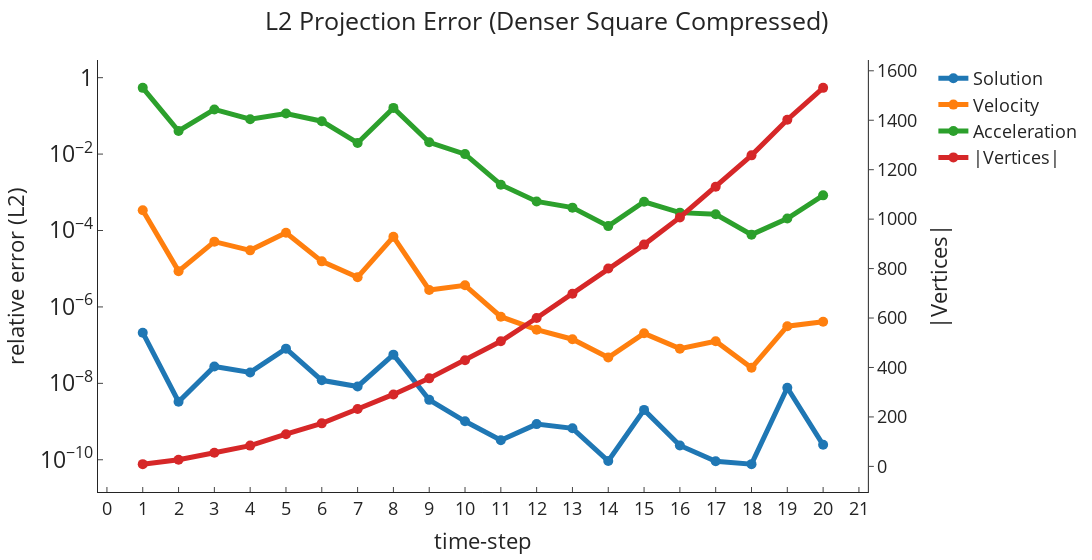

Notebook code cell kept with this figure:
### Code cell
csv = """
L2_Projection_Error, 2.1157472566472943e-07, 0.00033851956106356834, 0.5416312977017085, 9
L2_Projection_Error, 3.3001834478946404e-09, 8.642922092520455e-06, 0.04019450342071, 27
L2_Projection_Error, 2.759413434286533e-08, 5.1169655759564974e-05, 0.1476052931322468, 55
L2_Projection_Error, 1.9299632059730185e-08, 3.0271827055755772e-05, 0.08166328540160267, 84
L2_Projection_Error, 8.088068370751819e-08, 8.75259409729358e-05, 0.1150260324773497, 130
L2_Projection_Error, 1.1995104895120471e-08, 1.5594548232510682e-05, 0.07248760947058076, 174
L2_Projection_Error, 8.28593932453023e-09, 5.9685940384552e-06, 0.019590025879088306, 232
L2_Projection_Error, 5.643529204975433e-08, 6.826305006923509e-05, 0.16187348814170088, 291
L2_Projection_Error, 3.6993072341558906e-09, 2.781801080448552e-06, 0.020322824815569573, 356
L2_Projection_Error, 1.0136555378697117e-09, 3.68889388481492e-06, 0.009996976290799302, 429
L2_Projection_Error, 3.250972829715192e-10, 5.552316697831044e-07, 0.0015808911217640867, 506
L2_Projection_Error, 8.57074969355389e-10, 2.544171342338274e-07, 0.000575939965855089, 600
L2_Projection_Error, 6.661194680949134e-10, 1.4286847984020178e-07, 0.0003968406228639981, 698
L2_Projection_Error, 9.275558146372978e-11, 4.738467693740624e-08, 0.00013045180267977672, 800
L2_Projection_Error, 2.0196138426186457e-09, 2.037095147880751e-07, 0.0005640766241734335, 897
L2_Projection_Error, 2.363865552040291e-10, 8.095938026417508e-08, 0.0002938311543991555, 1007
L2_Projection_Error, 9.187620649255278e-11, 1.265899822193454e-07, 0.00026538722350307674, 1131
L2_Projection_Error, 7.677631331520498e-11, 2.5568210330439582e-08, 7.801579893077092e-05, 1258
L2_Projection_Error, 7.671495787762882e-09, 3.1339307954605866e-07, 0.00020557231814602092, 1402
L2_Projection_Error, 2.4645817477320846e-10, 4.0820020547469173e-07, 0.0008319618801661457, 1531
"""

plot_L2_projection_error("Denser Square Compressed", csv)
